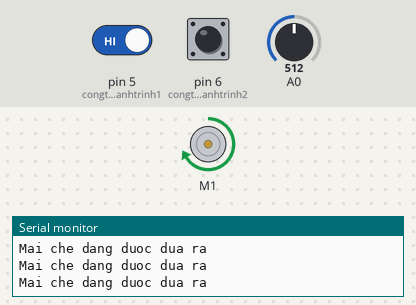
Bench run of a sketch on a simulated Arduino Uno, built with avr-gcc and run on an emulated ATmega328P. Parts: DC motor (green arrow = forward, orange = backward, longer = faster), the last lines printed to the serial monitor. Inputs (shaded band) come from the test bench; at power-on: A0 = 512, pin 5 (congtachanhtrinh1) HIGH, pin 6 (congtachanhtrinh2) HIGH.

Above: at 1.2 s.
1.3 s: A0 set to 666
2.8 s: A0 set to 694
At 3.5 s:
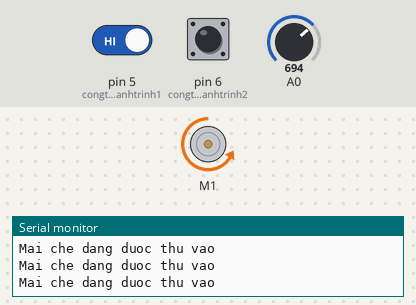
4.3 s: pin 5 (congtachanhtrinh1) driven LOW
At 4.8 s:
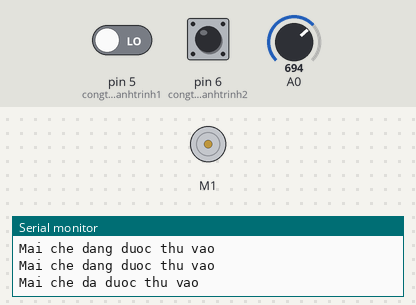
5.9 s: pin 5 (congtachanhtrinh1) driven HIGH
At 7.5 s:
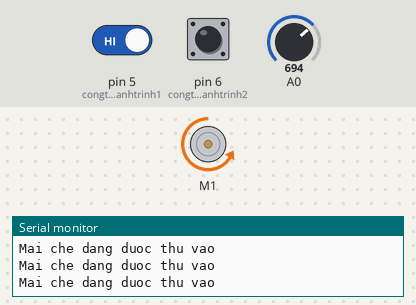
Timing chart, 0 to 9.0 s (numbered marks = the images above; inputs shaded):
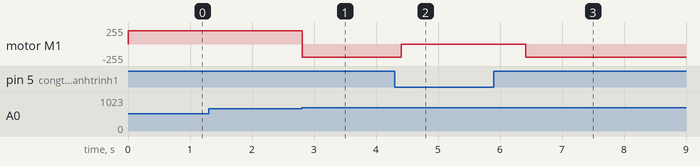

The sketch:

Maichetudongsudungcambiemua.ino
```cpp
#include <Wire.h>
#include <Adafruit_MotorShield.h>

// Create the motor shield object with the default I2C address
Adafruit_MotorShield AFMS = Adafruit_MotorShield();
// Or, create it with a different I2C address (say for stacking)
// Adafruit_MotorShield AFMS = Adafruit_MotorShield(0x61);

const int sensorMin = 0;
// min analog input:
const int sensorMax = 1024;

const int congtachanhtrinh1 = 5;  // Dây ra công tăc hành trình dây màu xanh nối chân 6
const int congtachanhtrinh2 = 6;
int giatri1 = 0;
int giatri2 = 0;
// Select which 'port' M1, M2, M3 or M4. In this case, M1
Adafruit_DCMotor *myMotor = AFMS.getMotor(1);
// You can also make another motor on port M2
//Adafruit_DCMotor *myOtherMotor = AFMS.getMotor(2);

void setup() {
  Serial.begin(9600);           // set up Serial library at 9600 bps

  pinMode(congtachanhtrinh1, INPUT);
  pinMode(congtachanhtrinh2, INPUT);

  AFMS.begin();  // create with the default frequency 1.6KHz
  //AFMS.begin(1000);  // OR with a different frequency, say 1KHz

  // Set the speed to start, from 0 (off) to 255 (max speed)
  myMotor->setSpeed(255);
  myMotor->run(FORWARD);
  myMotor->run(BACKWARD);
  myMotor->run(RELEASE);


}
void loop() {
  uint8_t i;

  giatri1 = digitalRead(congtachanhtrinh1);
  giatri2 = digitalRead(congtachanhtrinh2);


  // doc ngo vao tuan tu
  int sensorReading = analogRead(A0);
  // map gia tri vào khoang analog:
  // ex: 'long int map(long int, long int, long int, long int, long int)'
  int range = map(sensorReading, sensorMin, sensorMax, 0, 3);
  // range value:
  switch (range) {
    case 1:
    if (giatri1 == 0 && giatri2 == 1){
      Serial.println("Troi mua");
      Serial.println("Mai che bat dau duoc dua ra");
      myMotor->run(FORWARD);
        myMotor->setSpeed(200);
        delay(200);
        }
     else {
      if (giatri1 == 1 && giatri2 == 1){
      Serial.println("Mai che dang duoc dua ra");
      myMotor->run(FORWARD);
        myMotor->setSpeed(200);
         delay(200);
          }
       else {
        if (giatri1 == 1 && giatri2 == 0){
          myMotor->run(RELEASE);
          Serial.println("Mai che da duoc dua ra");
          delay(500);
           }
         }
       }
       break;
    case 2:
    if (giatri2 == 0 && giatri1 == 1 ) {
        Serial.println("Troi nang");
        Serial.println("Mai che bat dau thu vao");
        myMotor->run(BACKWARD);
             myMotor->setSpeed(200);
             delay(200);
        }
        else {
        if (giatri2 == 1 && giatri1 == 1) {
          Serial.println("Mai che dang duoc thu vao");
        myMotor->run(BACKWARD);
             myMotor->setSpeed(200);
             delay(200);
          }
         else {
        if (giatri1 == 0 && giatri2 == 1){
          myMotor->run(RELEASE);
          Serial.println("Mai che da duoc thu vao");
           delay(1000);
           }
          }
        }
      }
  }
```

Measured:
- the behaviour switches between 682 and 683 on A0 (found by bisection; images 0 and 1)
- after the input at 2.8 s, motor M1: forward 200/255 → backward 200/255 at once
- after the input at 4.3 s, motor M1: backward 200/255 → stopped after 0.11 s
- after the input at 5.9 s, motor M1: stopped → backward 200/255 after 0.51 s
